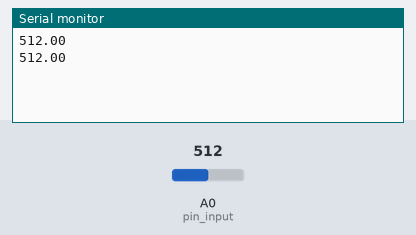
A sketch run on a simulated Arduino Uno, built with avr-gcc and run on an emulated ATmega328P. On the bench: the last lines printed to the serial monitor. The inputs (shaded band) are chosen by the test bench; at power-on: A0 (pin_input) = 512.

Above: at 1.2 s.
1.3 s: A0 (pin_input) set to 716
At 2.6 s:
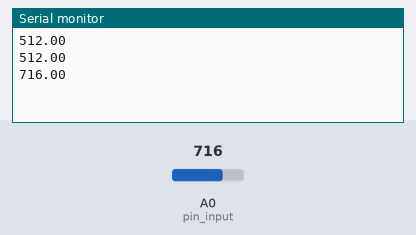
2.8 s: A0 (pin_input) set to 900
At 3.8 s:
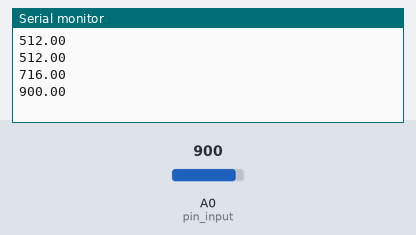
Timing chart, 0 to 5.8 s (numbered marks = the images above; inputs shaded):
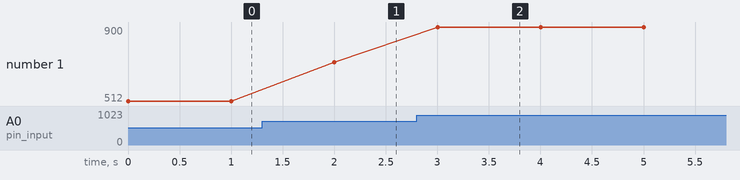

The sketch:

noiserino.ino
```cpp
byte pin_input = 0;

void setup() {
  Serial.begin(9600);
}

void loop() {

  if(Serial.available() > 0) {
    pin_input = Serial.parseInt();
  }

  if(pin_input >= 0 && pin_input <=5) {
    float value = analogRead(pin_input);
    Serial.println(value);
  }

  delay(1000);
}
```

Measured:
- after the input at 1.3 s, the serial monitor: prints a new line after 0.70 s (image 1)
- after the input at 2.8 s, the serial monitor: prints a new line after 0.20 s (image 2)
- plotted number 1: 512 → 716 after the input at 1.3 s, 716 → 900 after the input at 2.8 s
